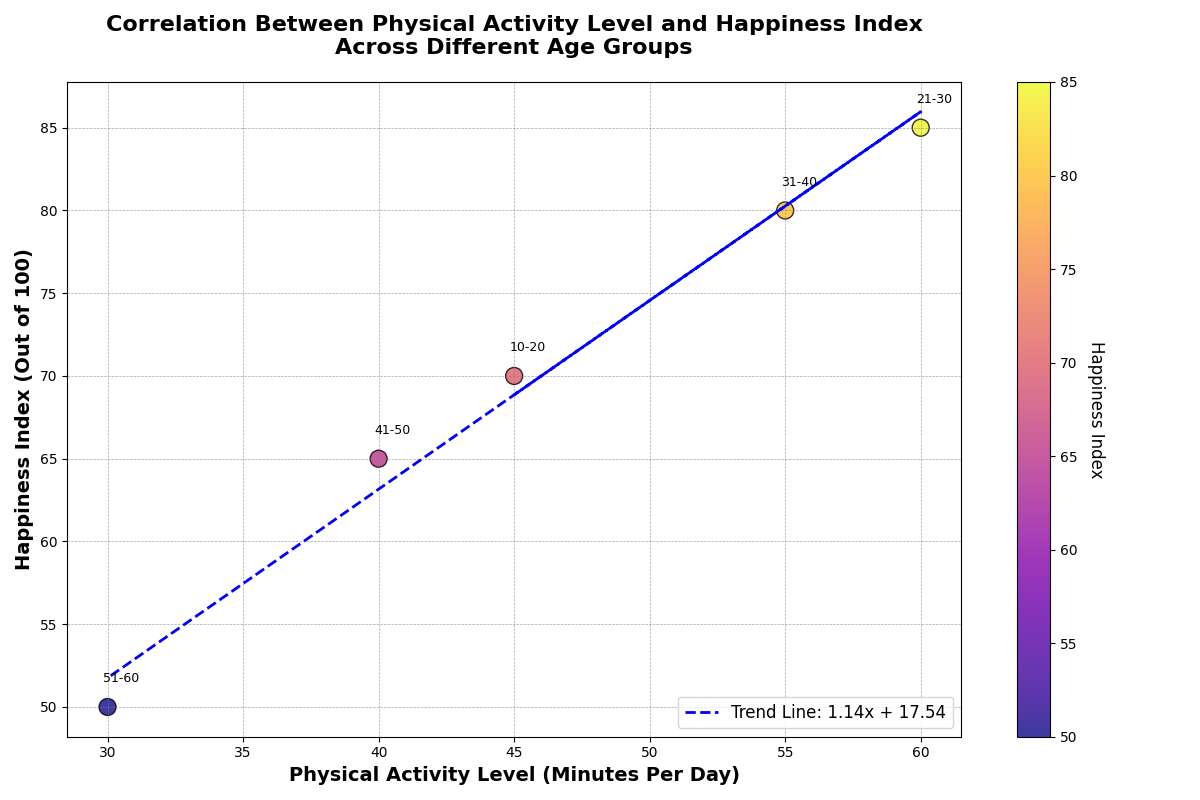

Python code for this plot:
import matplotlib.pyplot as plt
import numpy as np

# Define age groups and corresponding data for physical activity levels and happiness indexes
age_groups = np.array(['10-20', '21-30', '31-40', '41-50', '51-60'])  # Removed '61-70'
physical_activity_level = np.array([45, 60, 55, 40, 30])  # Removed 20
happiness_index = np.array([70, 85, 80, 65, 50])  # Removed 40

# Create a scatter plot
fig, ax = plt.subplots(figsize=(12, 8))
scatter = ax.scatter(physical_activity_level, happiness_index, c=happiness_index, cmap='plasma', s=150, edgecolor='black', alpha=0.8)

# Annotate each point with the corresponding age group
for i, age in enumerate(age_groups):
    ax.annotate(age, (physical_activity_level[i] + 0.5, happiness_index[i] + 1.5), fontsize=9, ha='center')

# Add a fitting line using numpy's polyfit
coefficients = np.polyfit(physical_activity_level, happiness_index, 1)
poly_eqn = np.poly1d(coefficients)
trendline = poly_eqn(physical_activity_level)
ax.plot(physical_activity_level, trendline, linestyle='--', color='blue', linewidth=2, label=f'Trend Line: {coefficients[0]:.2f}x + {coefficients[1]:.2f}')

# Add axis labels and title
ax.set_xlabel('Physical Activity Level (Minutes Per Day)', fontsize=14, fontweight='semibold')
ax.set_ylabel('Happiness Index (Out of 100)', fontsize=14, fontweight='semibold')
ax.set_title('Correlation Between Physical Activity Level and Happiness Index\nAcross Different Age Groups', fontsize=16, fontweight='bold', pad=20)

# Add grid lines for better readability
ax.grid(True, linestyle='--', linewidth=0.5, alpha=0.7, color='grey')

# Add a color bar
cbar = plt.colorbar(scatter, ax=ax)
cbar.set_label('Happiness Index', rotation=270, labelpad=20, fontsize=12)

# Add a legend
ax.legend(loc='lower right', fontsize=12, frameon=True)

# Automatically adjust layout to prevent overlapping
plt.tight_layout()

# Show the plot
plt.show()
